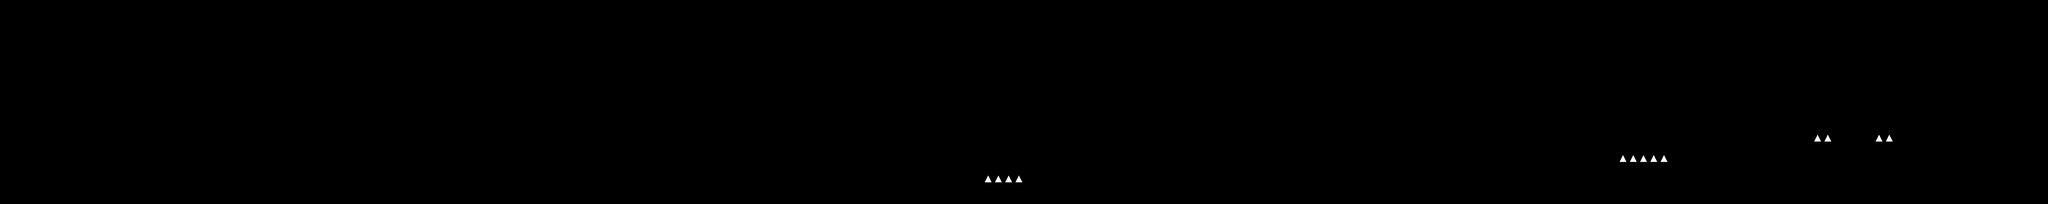

A level layout from a 2D game, rendered from its tile map. Below: a short description, then the map file with tile-grid data replaced by summaries:
An orthogonal 200x20 tile map with 32x32 px tiles, 2 tile layers (tileLayer, hazardLayer) and 307 objects (140x color, 70x coin, 13x flyer, 12x plant2, 9x walker, ...).

<map version="1.0" orientation="orthogonal" renderorder="right-down" width="200" height="20" tilewidth="32" tileheight="32" nextobjectid="417">
 <tileset firstgid="1" name="worlds" tilewidth="32" tileheight="32" spacing="8" margin="4" tilecount="9" columns="9">
  <image source="tiles.png" width="360" height="40" />
 </tileset>
 <layer name="tileLayer" width="200" height="20">
  <data>[4000 cells, 896 non-empty, 8 distinct tile ids]</data>
 </layer>
 <objectgroup name="gameObjects">
  <object id="1" name="player" x="64" y="512" width="32" height="64" />
  <object id="2" name="walker" x="928" y="480" width="32" height="64" />
  <object id="3" name="staticshooter" x="1504" y="512" width="32" height="64" />
  <object id="4" name="walker" x="800" y="480" width="32" height="64" />
  <object id="5" name="staticshooter" x="1696" y="480" width="32" height="64" />
  <object id="6" name="walker" x="2688" y="512" width="32" height="64" />
  <object id="8" name="jumper" x="3168" y="512" width="32" height="64" />
  <object id="7" name="jumper" x="3744" y="480" width="32" height="64" />
  <object id="9" name="walker" x="4128" y="416" width="32" height="64" />
  <object id="10" name="staticshooter" x="5312" y="352" width="32" height="64" />
  <object id="11" name="jumper" x="6272" y="320" width="32" height="64" />
  <object id="12" name="flyer" x="416" y="320" width="32" height="64" />
  <object id="13" name="flyer" x="2944" y="320" width="32" height="64" />
  <object id="14" name="flyer" x="3392" y="384" width="32" height="64" />
  <object id="15" name="staticshooter" x="3808" y="480" width="32" height="64" />
  <object id="16" name="staticshooter" x="4576" y="416" width="32" height="64" />
  <object id="17" name="staticshooter" x="4704" y="384" width="32" height="64" />
  <object id="19" name="coin" x="288" y="512" width="32" height="32" />
  <object id="21" name="powerup" x="3742" y="29" width="32" height="32" />
  <object id="22" name="powerup" x="3775" y="29" width="32" height="32" />
  <object id="24" name="exit" x="6336" y="224" width="64" height="96" />
  <object id="50" name="flyer" x="5472" y="352" width="32" height="64" />
  <object id="51" name="jumper" x="4864" y="384" width="32" height="64" />
  <object id="52" name="spike" x="1408" y="192" width="32" height="32" />
  <object id="53" name="spike" x="2560" y="192" width="32" height="32" />
  <object id="54" name="spike" x="3648" y="384" width="32" height="32" />
  <object id="55" name="spike" x="4640" y="192" width="32" height="32" />
  <object id="56" name="spike" x="6176" y="192" width="32" height="32" />
  <object id="58" name="coin" x="2784" y="256" width="32" height="32" />
  <object id="59" name="coin" x="2752" y="256" width="32" height="32" />
  <object id="64" name="coin" x="4064" y="416" width="32" height="32" />
  <object id="257" name="walker" x="2304" y="384" width="32" height="64" />
  <object id="258" name="walker" x="2144" y="384" width="32" height="64" />
  <object id="259" name="walker" x="4480" y="448" width="32" height="64" />
  <object id="260" name="coin" x="256" y="512" width="32" height="32" />
  <object id="261" name="coin" x="512" y="192" width="32" height="32" />
  <object id="262" name="coin" x="544" y="192" width="32" height="32" />
  <object id="263" name="coin" x="1024" y="384" width="32" height="32" />
  <object id="264" name="coin" x="992" y="384" width="32" height="32" />
  <object id="265" name="coin" x="1280" y="512" width="32" height="32" />
  <object id="266" name="coin" x="1312" y="512" width="32" height="32" />
  <object id="267" name="coin" x="2048" y="383" width="32" height="32" />
  <object id="268" name="coin" x="2080" y="383" width="32" height="32" />
  <object id="269" name="coin" x="2112" y="383" width="32" height="32" />
  <object id="270" name="coin" x="2144" y="383" width="32" height="32" />
  <object id="271" name="coin" x="2176" y="383" width="32" height="32" />
  <object id="272" name="coin" x="2208" y="383" width="32" height="32" />
  <object id="273" name="coin" x="2240" y="383" width="32" height="32" />
  <object id="274" name="coin" x="2272" y="383" width="32" height="32" />
  <object id="275" name="coin" x="2016" y="383" width="32" height="32" />
  <object id="276" name="coin" x="2752" y="448" width="32" height="32" />
  <object id="277" name="coin" x="2816" y="384" width="32" height="32" />
  <object id="278" name="coin" x="3584" y="480" width="32" height="32" />
  <object id="279" name="coin" x="3616" y="480" width="32" height="32" />
  <object id="280" name="coin" x="3648" y="480" width="32" height="32" />
  <object id="281" name="coin" x="4160" y="416" width="32" height="32" />
  <object id="282" name="coin" x="4192" y="416" width="32" height="32" />
  <object id="283" name="coin" x="4224" y="416" width="32" height="32" />
  <object id="284" name="coin" x="4128" y="416" width="32" height="32" />
  <object id="285" name="coin" x="4096" y="416" width="32" height="32" />
  <object id="286" name="coin" x="4896" y="384" width="32" height="32" />
  <object id="287" name="coin" x="5088" y="320" width="32" height="32" />
  <object id="288" name="coin" x="5056" y="352" width="32" height="32" />
  <object id="289" name="coin" x="5120" y="288" width="32" height="32" />
  <object id="290" name="coin" x="5536" y="320" width="32" height="32" />
  <object id="291" name="coin" x="5568" y="320" width="32" height="32" />
  <object id="292" name="coin" x="5600" y="320" width="32" height="32" />
  <object id="293" name="coin" x="5632" y="320" width="32" height="32" />
  <object id="294" name="coin" x="5728" y="320" width="32" height="32" />
  <object id="299" name="coin" x="5792" y="320" width="32" height="32" />
  <object id="300" name="coin" x="5760" y="320" width="32" height="32" />
  <object id="301" name="coin" x="5920" y="320" width="32" height="32" />
  <object id="302" name="coin" x="5952" y="320" width="32" height="32" />
  <object id="303" name="coin" x="5984" y="320" width="32" height="32" />
  <object id="304" name="coin" x="6016" y="320" width="32" height="32" />
  <object id="305" name="coin" x="5824" y="320" width="32" height="32" />
  <object id="306" name="coin" x="6080" y="448" width="32" height="32" />
  <object id="308" name="coin" x="6240" y="416" width="32" height="32" />
  <object id="309" name="coin" x="6240" y="384" width="32" height="32" />
  <object id="310" name="coin" x="6208" y="416" width="32" height="32" />
  <object id="311" name="coin" x="6304" y="352" width="32" height="32" />
  <object id="312" name="coin" x="6304" y="320" width="32" height="32" />
  <object id="313" name="coin" x="6272" y="352" width="32" height="32" />
  <object id="314" name="walker" x="6112" y="448" width="32" height="64" />
  <object id="315" name="flyer" x="1376" y="512" width="32" height="64" />
  <object id="317" name="flyer" x="1280" y="448" width="32" height="64" />
  <object id="318" name="flyer" x="672" y="320" width="32" height="64" />
  <object id="319" name="flyer" x="1760" y="352" width="32" height="64" />
  <object id="320" name="flyer" x="2752" y="416" width="32" height="64" />
  <object id="321" name="jumper" x="2464" y="416" width="32" height="64" />
  <object id="322" name="flyer" x="4640" y="352" width="32" height="64" />
  <object id="323" name="walker" x="4992" y="352" width="32" height="64" />
  <object id="324" name="flyer" x="5248" y="320" width="32" height="64" />
  <object id="326" name="flyer" x="6112" y="320" width="32" height="64" />
  <object id="327" name="coin" x="5152" y="320" width="32" height="32" />
  </objectgroup>
 <layer name="hazardLayer" width="200" height="20">
  <data>[4000 cells, 14 non-empty, 2 distinct tile ids]</data>
 </layer>
 <objectgroup name="colors">
  <!-- 179 objects omitted --></objectgroup>
 <objectgroup name="background">
  <!-- 10 objects omitted --></objectgroup>
</map>
<!-- 212 of 307 objects omitted -->
